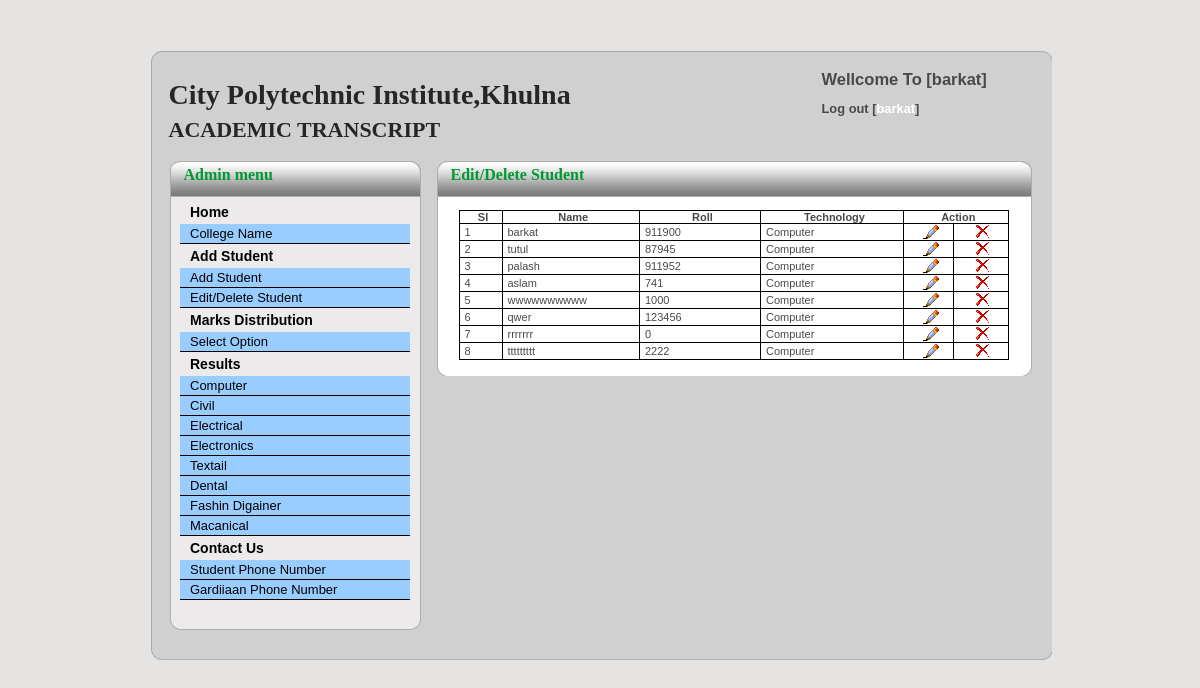
/kmb/upd_student.php (signed in), run on the app's committed database.
### tables this page shows
CREATE TABLE IF NOT EXISTS `c_name` (
`id` int(1) NOT NULL,
  `C_name` varchar(50) NOT NULL
);

CREATE TABLE IF NOT EXISTS `sinfo` (
`id` int(50) NOT NULL,
  `name` varchar(50) NOT NULL,
  `fname` varchar(50) NOT NULL,
  `mname` varchar(50) NOT NULL,
  `roll` float NOT NULL,
  `reg` float NOT NULL,
  `sesson` varchar(20) NOT NULL,
  `tech` varchar(20) NOT NULL,
  `gender` varchar(10) NOT NULL,
  `address` varchar(250) NOT NULL,
  `sphone` varchar(20) NOT NULL,
  `gphone` varchar(20) NOT NULL
);

### kmb/upd_student.php (the view, shortened to what this page needs)
<?php
	if($_SESSION['uname'] != NULL && $_SESSION['upass'] != NULL)
		{
		$logname = $_SESSION['uname'];
	?>
<!DOCTYPE html PUBLIC "-//W3C//DTD XHTML 1.0 Transitional//EN" "http://www.w3.org/TR/xhtml1/DTD/xhtml1-transitional.dtd">
<html xmlns="http://www.w3.org/1999/xhtml">
<head>
<link href="style.css" rel="stylesheet" type="text/css" />
</head>
<body>
	<div id="wraper">
		<div class="bg-mid">
			<div class="bg-top">
				<div class="bg-bot">
					<div id="BG-CON">
				  		<div class="bg-mai-top">
			        <h1 >
					  <?php
						$sql = "select * from c_name where id = '1'";
						$query = mysql_query($sql);
						$cname = mysql_fetch_array($query);
						echo $cname["C_name"];
						?>
						</h1>
					  <span  >ACADEMIC TRANSCRIPT</span>
				  </div>
				  	<div class="bg-mai-top-right">
				    	<h2>Wellcome To [<?php echo $logname; ?>]</h2>
							<br />
						<h3>Log out [<a href="off.php"><?php echo $logname; ?></a>]</h3>
					</div>
					</div>
					<div class="contenar">
				       <div class="con-left">
					  	 <div class="bg-lef-men-mid">
							<div class="bg-lef-men-top">
								<div class="bg-lef-men-bot">
									<div id="con-left-min-top">Admin menu</div>
										<div id="con-left-nav">
											<?php require_once('lmenu.php'); ?>
										</div>
								</div>
							</div>
					  </div>
				  </div>
				      <div class="con-right">
						<div class="das-mid">
						 	<div class="das-top">
								<div class="das-bot">
								   <div id="con-right-min-top">Edit/Delete Student</div>
								     <div class="das-icon-bord">
									 <div style="margin:auto; width:550px;">
						              <table width="100%" border="0" align="center" cellpadding="0" cellspacing="0" >
									  <tr>
										<td width="8%"  style="border:solid 1px #000000;padding-left:5px; "><div align="center"><strong>Sl</strong></div></td>
										<td width="25%"  style="border:solid 1px #000000;padding-left:5px; border-left:none ;"><div align="center"><strong>Name</strong></div></td>
										<td width="22%"  style="border:solid 1px #000000;padding-left:5px; border-left:none ;"><div align="center"><strong>Roll</strong></div></td>
										<td width="26%"  style="border:solid 1px #000000;padding-left:5px; border-left:none ;"><div align="center"><strong>Technology</strong></div></td>
										<td colspan="2"  style="border:solid 1px #000000;padding-left:5px; border-left:none ;"><div align="center"><strong>Action</strong></div></td>
									  </tr>
											 <?php
											 	$sql = "select * from sinfo";
												$query = mysql_query($sql);
												$sl = 0;
												while($row = mysql_fetch_array($query))
													{
														$sl = $sl + 1;
												?>
									  <tr>
										<td style="border:solid 1px #000000;padding-left:5px; border-top:none; "><?php echo $sl; ?></td>
										<td style="border:solid 1px #000000;padding-left:5px; border-left:none; border-top:none;"><?php echo $row['name']?></td>
										<td style="border:solid 1px #000000;padding-left:5px;border-left:none;border-top:none; "><?php echo $row['roll']?></td>
										<td style="border:solid 1px #000000;padding-left:5px; border-left:none; border-top:none;"><?php echo $row['tech']?></td>
										<td width="9%" style="border:solid 1px #000000;padding-left:5px; border-left:none; border-top:none;"><div align="center"><a href="upd_student_edit.php?eid=<?php echo $row['id']; ?>"><img src="img/b_edit.png" onclick="return confirmedit()"/></a></div></td>
										<td width="10%" style="border:solid 1px #000000;padding-left:5px; border-left:none; border-top:none;"><div align="center"><a href="upd_student.php?did=<?php echo $row['id']; ?> "><img src="img/b_del.png" onclick="return confirmdelete ()" /></a></div></td>
									  </tr>
												<?php
													}
											 ?>
								</table>
									  <table width="549" border="0">
                                        <tr>
                                          <td>&nbsp;</td>
                                        </tr>
                                      </table>
									 </div>
							</div>
						  </div>
					   </div>
					</div>
				</div>
				   </div>
					<div class="ds-blank"></div>
			</div>
		</div>
	</div>
 </div>
</body>
</html>
<?php
		}
	else
		{
			header('location:../login.php');
		}
?>

### kmb/lmenu.php
<div class="glossymenu">
<a class="menuitem submenuheader" href="index.php" >Home</a>
<div class="submenu">
	<ul>
	<li><a href="C_name.php">College Name </a></li>
	</ul>
</div>
<a class="menuitem submenuheader" href="#">Add Student </a>
<div class="submenu">
	<ul>
	<li><a href="add_student.php">Add Student </a></li>
	<li><a href="upd_student.php">Edit/Delete Student  </a></li>
	</ul>
</div>
<a class="menuitem submenuheader" href="#">Marks Distribution </a>
<div class="submenu">
<ul>
	<li><a href="marks.php">Select Option</a></li>
</ul>
</div>
<a class="menuitem submenuheader" href="#">Results</a>
<div class="submenu">
	<ul>
	<li><a href="treport.php">Computer</a></li>
	<li><a href="#">Civil </a></li>
	<li><a href="#">Electrical </a></li>
	<li><a href="#">Electronics </a></li>
	<li><a href="#">Textail </a></li>
	<li><a href="#">Dental </a></li>
	<li><a href="#">Fashin Digainer </a></li>
	<li><a href="#"> Macanical </a></li>
	</ul>
</div>
<a class="menuitem submenuheader" href="#">Contact Us </a>
<div class="submenu">
	<ul>
	<li><a href="#">Student Phone Number </a></li>
	<li><a href="#">Gardiiaan Phone Number </a></li>
	</ul>
</div>
</div>
<div class="ds-blank-1"></div>

### kmb/style.css (style rules this page uses)
* { margin: 0px; padding: 0px; }
body { font-family: Arial, Helvetica, sans-serif; font-size:11px; color:#494949; text-decoration: none; background:#E6E3E3; }
img { border: 0px; }
ul { padding: 0px; margin: 0px; }
li { padding: 0px; margin: 0px; list-style: none; text-decoration: none; }
a { color:#FFFFFF; text-decoration: none; }
h1 { color:#CCCCCC; font-size:14px; font-weight:bold; line-height:20px; padding:0px 0px 0px 0px; font-family:Arial, Helvetica, sans-serif; }
#wraper { width:903px; height:auto; margin:auto; }
.bg-mid { width:903px; height:auto; margin-top:50px; float:left; background:url(img/bg-mid.png) repeat-y ; }
.bg-top { width:903px; height:auto; float:left; background:url(img/bg-top.png) no-repeat top ; }
.bg-bot { width:903px; height:auto; float:left; background:url(img/bg-bot.png) no-repeat bottom ; }
#BG-CON { width:903px; height:auto; float:left; }
.bg-mai-top { width:600px; height:90px; float:left; margin-left:20px; margin-top:20px; }
.bg-mai-top-right { width:210px; height:90px; float:right; margin-right:20px; margin-top:20px; }
.bg-mai-top h1 { font-family:"Times New Roman", Times, serif; font-size:28px; color:#262626; line-height:50px; font-weight:bold; }
.bg-mai-top span { font-family:"Times New Roman", Times, serif; font-size:22px; color:#262626; line-height:20px; font-weight:bold; }
.contenar { width:903px; height:auto; float:left; }
.con-left { width:253px; height:auto; float: left; margin-left:20px; }
.bg-lef-men-mid { width:253px; height:auto; float:left; background:url(img/adm-mid.png) repeat-y ; }
.bg-lef-men-top { width:253px; float:left; background:url(img/adm-top.png) no-repeat top; }
.bg-lef-men-bot { width:253px; float:left; background:url(img/adm-bot.png) no-repeat bottom; }
#con-left-min-top { width:200px; height:40px; float:left; line-height:30px; font-family:Georgia, "Times New Roman", Times, serif; font-size:16px; font-weight:bold; padding-left:15px; color:#009933; }
.ds-blank-1 { width:250px; height:30px; float:left; }
.con-right { width:596px; height:auto; margin:auto; margin-right:20px; }
.das-mid { width:596px; height:auto; float:left; background:url(img/das-mid.png) repeat-y ; }
.das-top { width:596px; height:auto; float:left; background:url(img/das-top.png) no-repeat top ; }
.das-bot { width:596px; height:auto; float:left; background:url(img/das-bot.png) no-repeat bottom ; }
#con-right-min-top { width:300px; height:40px; float:left; line-height:30px; font-family:Georgia, "Times New Roman", Times, serif; font-size:16px; font-weight:bold; padding-left:15px; color:#009933; }
.das-icon-bord { width:596px; height:auto; margin:auto; margin-top:50px; }
.ds-blank { width:903px; height:30px; float:right; }
.glossymenu { margin: 5px 0; padding: 0; margin:auto; margin-top:40px; width: 230px; border:none; border-bottom-width:1px solid black ; background:#ECEAEA; }
.glossymenu a.menuitem { background: black #000099 repeat-x bottom left; font: bold 14px "Lucida Grande", "Trebuchet MS", Verdana, Helvetica, sans-serif; color: #000000; display: block; position: relative; width: auto; padding: 4px 0; padding-left: 10px; text-decoration: none; }
.glossymenu div.submenu { background: #99CCFF; }
.glossymenu div.submenu ul { list-style-type: none; margin: 0; padding: 0; }
.glossymenu div.submenu ul li { border-bottom: 1px solid black; }
.glossymenu div.submenu ul li a { display: block; font: normal 13px "Lucida Grande", "Trebuchet MS", Verdana, Helvetica, sans-serif; color: #000000; text-decoration: none; padding: 2px 0; padding-left: 10px; }

### data on the page
c_name: C_name "City Polytechnic Institute,Khulna"
sinfo: name "barkat", roll "911900", tech "Computer"
sinfo: name "tutul", roll "87945", tech "Computer"
sinfo: name "palash", roll "911952", tech "Computer"
sinfo: name "aslam", roll "741", tech "Computer"
sinfo: name "wwwwwwwwww", roll "1000", tech "Computer"
sinfo: name "qwer", roll "123456", tech "Computer"
sinfo: name "rrrrrrr", roll "0", tech "Computer"
sinfo: name "ttttttttt", roll "2222", tech "Computer"

### other printed values
$logname "barkat"
